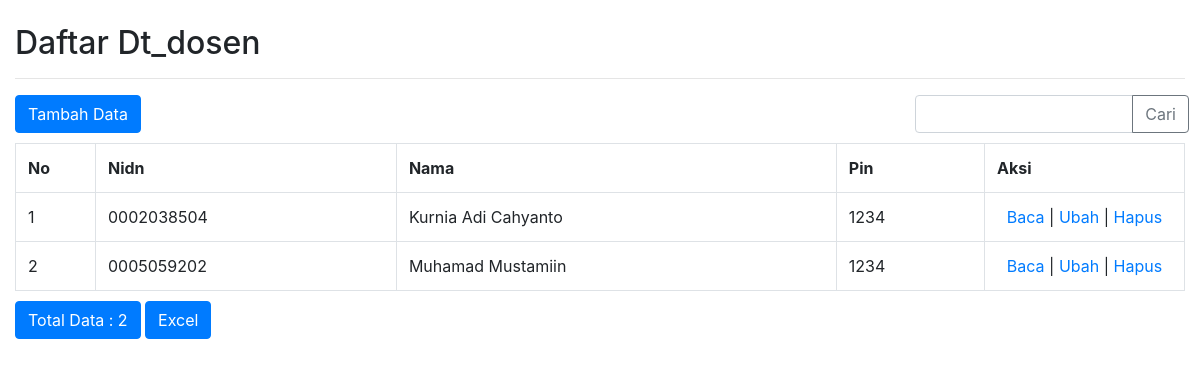
The app's page /index.php/dt_dosen with its own data.
### tables this page shows
CREATE TABLE `dt_dosen` (
  `id` int(255) NOT NULL,
  `nidn` varchar(255) NOT NULL,
  `nama` varchar(255) NOT NULL,
  `pin` varchar(255) NOT NULL
);

### application/controllers/Dt_dosen.php (called while the page is built, shortened)
<?php
class Dt_dosen extends CI_Controller
{
    function __construct()
    {
        $this->load->model('Dt_dosen_model');
        $this->load->library('form_validation');
    }
    public function index()
    {
        $q = urldecode($this->input->get('q', TRUE));
        $start = intval($this->input->get('start'));
        if ($q <> '') {
            $config['base_url'] = base_url() . 'dt_dosen/index.html?q=' . urlencode($q);
            $config['first_url'] = base_url() . 'dt_dosen/index.html?q=' . urlencode($q);
        } else {
            $config['base_url'] = base_url() . 'dt_dosen/index.html';
            $config['first_url'] = base_url() . 'dt_dosen/index.html';
        }
        $config['per_page'] = 10;
        $config['page_query_string'] = TRUE;
        $config['total_rows'] = $this->Dt_dosen_model->total_rows($q);
        $dt_dosen = $this->Dt_dosen_model->get_limit_data($config['per_page'], $start, $q);
        $this->load->library('pagination');
        $this->pagination->initialize($config);
        $data = array(
            'dt_dosen_data' => $dt_dosen,
            'q' => $q,
            'pagination' => $this->pagination->create_links(),
            'total_rows' => $config['total_rows'],
            'start' => $start,
        );
        $this->load->view('dt_dosen/dt_dosen_list', $data);
    }
}

### index.php (called while the page is built, shortened)
<?php
require_once BASEPATH.'core/CodeIgniter.php';

### application/config/config.php (called while the page is built, shortened)
<?php
$root = "http://".$_SERVER['HTTP_HOST'];
$root .= str_replace(basename($_SERVER['SCRIPT_NAME']),"",$_SERVER['SCRIPT_NAME']);
$config['base_url'] = "$root";
$config['index_page'] = '';
$config['uri_protocol']	= 'REQUEST_URI';
$config['url_suffix'] = '.html';
$config['language']	= 'english';
$config['charset'] = 'UTF-8';
$config['enable_hooks'] = FALSE;
$config['subclass_prefix'] = 'MY_';
$config['composer_autoload'] = FALSE;
$config['permitted_uri_chars'] = 'a-z 0-9~%.:_\-';
$config['enable_query_strings'] = FALSE;
$config['controller_trigger'] = 'c';
$config['function_trigger'] = 'm';
$config['directory_trigger'] = 'd';
$config['allow_get_array'] = TRUE;
$config['log_threshold'] = 0;
$config['log_path'] = '';
$config['log_file_extension'] = '';
$config['log_file_permissions'] = 0644;
$config['log_date_format'] = 'Y-m-d H:i:s';
$config['error_views_path'] = '';
$config['cache_path'] = '';
$config['cache_query_string'] = FALSE;
$config['encryption_key'] = '';
$config['sess_driver'] = 'files';
$config['sess_cookie_name'] = 'ci_session';
$config['sess_expiration'] = 7200;
$config['sess_save_path'] = NULL;
$config['sess_match_ip'] = FALSE;
$config['sess_time_to_update'] = 300;
$config['sess_regenerate_destroy'] = FALSE;
$config['cookie_prefix']	= '';
$config['cookie_domain']	= '';
$config['cookie_path']		= '/';
$config['cookie_secure']	= FALSE;
$config['cookie_httponly'] 	= FALSE;
$config['standardize_newlines'] = FALSE;
$config['global_xss_filtering'] = FALSE;
$config['csrf_protection'] = FALSE;
$config['csrf_token_name'] = 'csrf_test_name';
$config['csrf_cookie_name'] = 'csrf_cookie_name';
$config['csrf_expire'] = 7200;
$config['csrf_regenerate'] = TRUE;
$config['csrf_exclude_uris'] = array();
$config['compress_output'] = FALSE;
$config['time_reference'] = 'local';
$config['rewrite_short_tags'] = FALSE;
$config['proxy_ips'] = '';

### application/models/Dt_dosen_model.php (called while the page is built, shortened)
<?php
class Dt_dosen_model extends CI_Model
{
    public $table = 'dt_dosen';
    public $id = 'id';
    public $order = 'DESC';
    function total_rows($q = NULL) {
        $this->db->like('id', $q);
	$this->db->or_like('nidn', $q);
	$this->db->or_like('nama', $q);
	$this->db->or_like('pin', $q);
	$this->db->from($this->table);
        return $this->db->count_all_results();
    }
    function get_limit_data($limit, $start = 0, $q = NULL) {
        $this->db->order_by($this->id, $this->order);
        $this->db->like('id', $q);
	$this->db->or_like('nidn', $q);
	$this->db->or_like('nama', $q);
	$this->db->or_like('pin', $q);
	$this->db->limit($limit, $start);
        return $this->db->get($this->table)->result();
    }
}

### application/views/dt_dosen/dt_dosen_list.php (the view, shortened to what this page needs)
<!doctype html>
<html lang="en">
  <head>
    <link rel="stylesheet" href="https://cdnjs.cloudflare.com/ajax/libs/twitter-bootstrap/4.4.0/css/bootstrap.min.css" >
  </head>
  <body>
  <br>
  <div class="container-fluid">
        <h2 style="margin-top:0px">Daftar Dt_dosen</h2>
        <hr>
        <div class="row" style="margin-bottom: 10px">
            <div class="col-md-4">
                <?php echo anchor(site_url('dt_dosen/create'),'Tambah Data', 'class="btn btn-primary"'); ?>
            </div>
            <div class="col-md-4 text-center">
            </div>
            <div class="col-md-1">
            </div>
            <div class="col-md-3 text-right">
                <form action="<?php echo site_url('dt_dosen/index'); ?>" class="form-inline" method="get">
                <div class="input-group">
                <input type="text" class="form-control" name="q" value="<?php echo $q; ?>">
                <div class="input-group-append">
                    <button class="btn btn-outline-secondary" type="submit">Cari</button>
                </div>
            </div>
                </form>
            </div>
        </div>
        <div class="table-responsive-sm">
        <table class="table table-bordered" style="margin-bottom: 10px">
            <tr>
                <th>No</th>
		<th>Nidn</th>
		<th>Nama</th>
		<th>Pin</th>
		<th>Aksi</th>
            </tr><?php
            foreach ($dt_dosen_data as $dt_dosen)
            {
                ?>
                <tr>
			<td width="80px"><?php echo ++$start ?></td>
			<td><?php echo $dt_dosen->nidn ?></td>
			<td><?php echo $dt_dosen->nama ?></td>
			<td><?php echo $dt_dosen->pin ?></td>
			<td style="text-align:center" width="200px">
				<?php
				echo anchor(site_url('dt_dosen/read/'.$dt_dosen->id),'Baca');
				echo ' | ';
				echo anchor(site_url('dt_dosen/update/'.$dt_dosen->id),'Ubah');
				echo ' | ';
				?>
<a href="" data-toggle="modal" data-target="#hapus">
  Hapus
</a>
		</tr>
                <?php
            }
            ?>
        </table>
        </div>
        <div class="row">
            <div class="col-md-6">
                <a href="#" class="btn btn-primary">Total Data : <?php echo $total_rows ?></a>
		<?php echo anchor(site_url('dt_dosen/excel'), 'Excel', 'class="btn btn-primary"'); ?>
	    </div>
            <div class="col-md-6 text-right">
            </div>
        </div>
      </div>
        </body>
    </html>

### records on screen
dt_dosen: nidn "0002038504", nama "Kurnia Adi Cahyanto", pin "1234", id "Baca", id "Ubah"
dt_dosen: nidn "0005059202", nama "Muhamad Mustamiin", pin "1234", id "Baca", id "Ubah"

### other values on screen
$total_rows "2"
anchor(site_url('dt_dosen/excel'), 'Excel', 'class="btn btn-primary"') "Excel"
